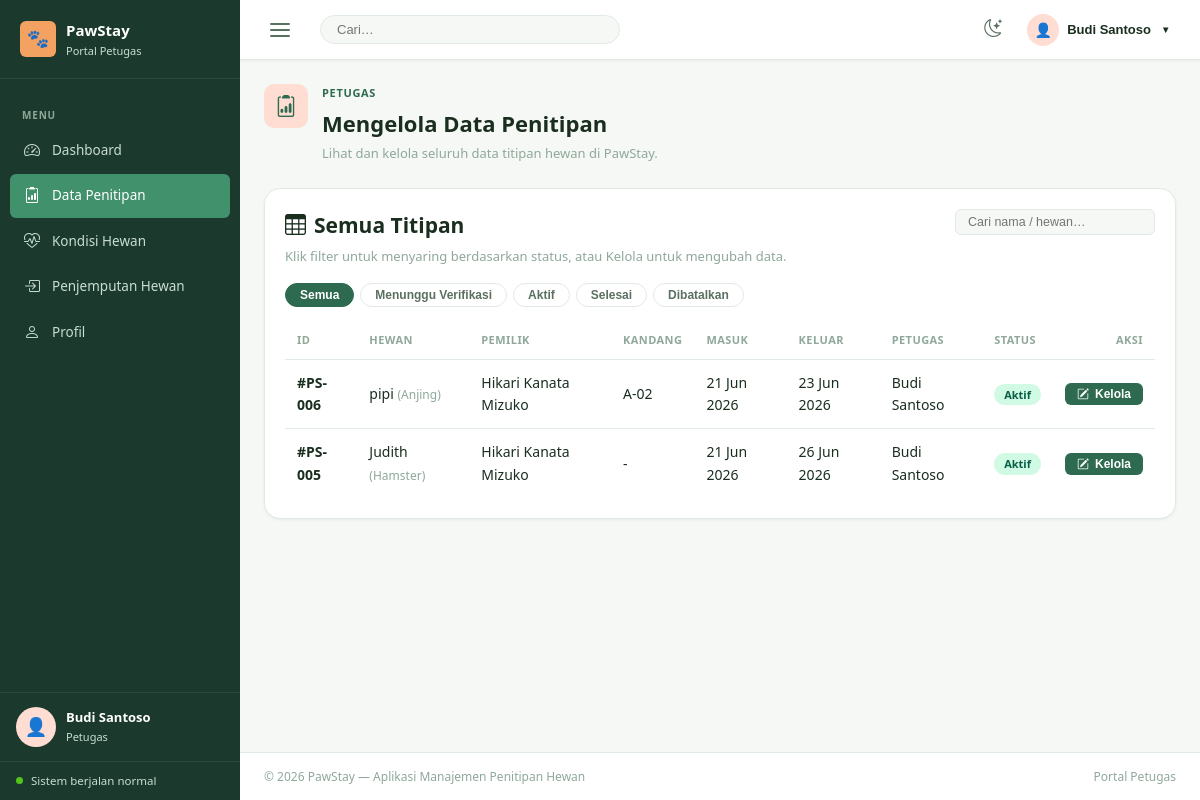
The page /pawstay/petugas-penitipan.php (signed in) on the database its author committed.
### tables this page shows
CREATE TABLE `penitipan` (
  `id_penitipan` int(10) UNSIGNED NOT NULL,
  `id_hewan` int(10) UNSIGNED NOT NULL,
  `id_petugas` int(10) UNSIGNED DEFAULT NULL,
  `tanggal_masuk` date NOT NULL,
  `tanggal_keluar` date DEFAULT NULL,
  `kandang` varchar(20) DEFAULT NULL,
  `status` enum('Menunggu Verifikasi','Aktif','Selesai','Batal') NOT NULL DEFAULT 'Menunggu Verifikasi',
  `catatan` text DEFAULT NULL,
  `terverifikasi_at` datetime DEFAULT NULL,
  `created_at` datetime NOT NULL DEFAULT current_timestamp(),
  `updated_at` datetime NOT NULL DEFAULT current_timestamp() ON UPDATE current_timestamp()
);

CREATE TABLE `hewan` (
  `id_hewan` int(10) UNSIGNED NOT NULL,
  `id_pemilik` int(10) UNSIGNED NOT NULL,
  `nama_hewan` varchar(100) NOT NULL,
  `jenis_hewan` varchar(50) NOT NULL,
  `ras` varchar(100) DEFAULT NULL,
  `umur` int(11) DEFAULT NULL,
  `berat` decimal(5,2) DEFAULT NULL,
  `keterangan` text DEFAULT NULL,
  `foto` varchar(255) DEFAULT NULL,
  `created_at` datetime NOT NULL DEFAULT current_timestamp(),
  `updated_at` datetime NOT NULL DEFAULT current_timestamp() ON UPDATE current_timestamp()
);

CREATE TABLE `pemilik` (
  `id_pemilik` int(10) UNSIGNED NOT NULL,
  `nama_pemilik` varchar(100) NOT NULL,
  `username` varchar(50) NOT NULL,
  `password` varchar(255) NOT NULL,
  `email` varchar(100) NOT NULL,
  `no_telepon` varchar(20) DEFAULT NULL,
  `no_hp` varchar(20) NOT NULL,
  `alamat` text DEFAULT NULL,
  `foto` varchar(255) DEFAULT NULL,
  `created_at` datetime NOT NULL DEFAULT current_timestamp(),
  `updated_at` datetime NOT NULL DEFAULT current_timestamp() ON UPDATE current_timestamp()
);

CREATE TABLE `petugas` (
  `id_petugas` int(10) UNSIGNED NOT NULL,
  `nama_petugas` varchar(100) NOT NULL,
  `username` varchar(50) NOT NULL,
  `password` varchar(255) NOT NULL,
  `email` varchar(100) DEFAULT NULL,
  `no_hp` varchar(20) DEFAULT NULL,
  `jabatan` varchar(50) DEFAULT 'Petugas Penitipan',
  `status` enum('Aktif','Nonaktif') NOT NULL DEFAULT 'Aktif',
  `created_at` datetime NOT NULL DEFAULT current_timestamp(),
  `updated_at` datetime NOT NULL DEFAULT current_timestamp() ON UPDATE current_timestamp()
);

### pawstay/koneksi.php (called while the page is built, shortened)
<?php
try {
    $dsn = sprintf(
        'mysql:host=%s;dbname=%s;charset=%s',
        DB_HOST, DB_NAME, DB_CHARSET
    );
    $pdo = new PDO($dsn, DB_USER, DB_PASS, [
        PDO::ATTR_ERRMODE            => PDO::ERRMODE_EXCEPTION,
        PDO::ATTR_DEFAULT_FETCH_MODE => PDO::FETCH_ASSOC,
        PDO::ATTR_EMULATE_PREPARES   => false,
    ]);
} catch (PDOException $e) {
    http_response_code(500);
    die(json_encode([
        'status'  => 'error',
        'message' => 'Koneksi database gagal. Silakan hubungi administrator.',
        'detail'  => (ini_get('display_errors') ? $e->getMessage() : null),
    ]));
}
function dbFetchAll(string $sql, array $params = []): array
{
    global $pdo;
    $stmt = $pdo->prepare($sql);
    $stmt->execute($params);
    return $stmt->fetchAll();
}

### pawstay/petugas-penitipan.php (the view, shortened to what this page needs)
<?php
require_once 'koneksi.php';
$daftar = dbFetchAll("
  SELECT pt.id_penitipan, pt.tanggal_masuk, pt.tanggal_keluar, pt.kandang, pt.status, pt.catatan,
         h.nama_hewan, h.jenis_hewan, h.ras,
         pm.nama_pemilik, pm.no_hp,
         pg.nama_petugas
  FROM penitipan pt
  JOIN hewan h ON h.id_hewan = pt.id_hewan
  JOIN pemilik pm ON pm.id_pemilik = h.id_pemilik
  LEFT JOIN petugas pg ON pg.id_petugas = pt.id_petugas
  ORDER BY pt.id_penitipan DESC
");
?>
<!DOCTYPE html>
<html lang="id" data-theme="light">
<head>
  <link rel="stylesheet" href="https://cdn.jsdelivr.net/npm/bootstrap-icons@1.11.3/font/bootstrap-icons.min.css">
  <link rel="stylesheet" href="style.css">
</head>
<body>
<?php include 'partials/petugas-header.php'; ?>
      <div class="page-heading">
        <div class="page-heading-copy">
          <span class="page-icon"><i class="bi bi-clipboard2-data"></i></span>
          <div>
            <p class="eyebrow mb-1">Petugas</p>
            <h1 style="font-size:22px;font-weight:700;margin-bottom:2px">Mengelola Data Penitipan</h1>
            <p class="text-muted mb-0" style="font-size:13px">Lihat dan kelola seluruh data titipan hewan di PawStay.</p>
          </div>
        </div>
      </div>
      <div class="panel">
        <div class="panel-header" style="flex-wrap:wrap;gap:12px">
          <div>
            <h2 class="section-title h5 mb-1"><i class="bi bi-table"></i> Semua Titipan</h2>
            <p class="text-muted mb-0" style="font-size:13px">Klik filter untuk menyaring berdasarkan status, atau Kelola untuk mengubah data.</p>
          </div>
          <input class="table-search" type="search" placeholder="Cari nama / hewan…" data-table-search="penitipanTable">
        </div>
        <div class="chip-tabs" data-table-target="penitipanTable">
          <button class="chip active" data-filter="all">Semua</button>
          <button class="chip" data-filter="menunggu verifikasi">Menunggu Verifikasi</button>
          <button class="chip" data-filter="aktif">Aktif</button>
          <button class="chip" data-filter="selesai">Selesai</button>
          <button class="chip" data-filter="batal">Dibatalkan</button>
        </div>
        <div class="table-responsive">
          <table id="penitipanTable">
            <thead>
              <tr>
                <th>ID</th><th>Hewan</th><th>Pemilik</th><th>Kandang</th><th>Masuk</th><th>Keluar</th><th>Petugas</th><th>Status</th><th class="text-end">Aksi</th>
              </tr>
            </thead>
            <tbody>
              <?php if (count($daftar) === 0): ?>
              <tr><td colspan="9" style="text-align:center;padding:40px;color:var(--text-muted);">Belum ada data titipan.</td></tr>
              <?php else: foreach ($daftar as $d):
                $statusMap = [
                  'menunggu verifikasi' => ['label'=>'Menunggu Verifikasi','badge'=>'badge-warning'],
                  'aktif'   => ['label'=>'Aktif',      'badge'=>'badge-success'],
                  'selesai' => ['label'=>'Selesai',     'badge'=>'badge-secondary'],
                  'batal'   => ['label'=>'Dibatalkan',  'badge'=>'badge-danger'],
                ];
                $st = $statusMap[strtolower($d['status'])] ?? ['label'=>$d['status'],'badge'=>''];
              ?>
              <tr data-status="<?= strtolower($d['status']) ?>">
                <td class="fw-semibold">#PS-<?= str_pad($d['id_penitipan'], 3, '0', STR_PAD_LEFT) ?></td>
                <td><?= htmlspecialchars($d['nama_hewan']) ?> <span class="text-muted small">(<?= htmlspecialchars($d['jenis_hewan']) ?>)</span></td>
                <td><?= htmlspecialchars($d['nama_pemilik']) ?></td>
                <td><?= htmlspecialchars($d['kandang'] ?? '-') ?></td>
                <td><?= date('d M Y', strtotime($d['tanggal_masuk'])) ?></td>
                <td><?= $d['tanggal_keluar'] ? date('d M Y', strtotime($d['tanggal_keluar'])) : '-' ?></td>
                <td><?= htmlspecialchars($d['nama_petugas'] ?? '-') ?></td>
                <td><span class="badge <?= $st['badge'] ?>"><?= $st['label'] ?></span></td>
                <td class="text-end">
                  <button type="button" class="btn btn-primary btn-sm" data-bs-toggle="modal" data-bs-target="#modalKelola<?= $d['id_penitipan'] ?>">
                    <i class="bi bi-pencil-square"></i> Kelola
                  </button>
                </td>
              </tr>
              <?php endforeach; endif; ?>
            </tbody>
          </table>
        </div>
      </div>
<?php include 'partials/petugas-footer.php'; ?>

### pawstay/style.css (style rules this page uses)
:root { --brand-primary: #2D6A4F; --brand-primary-light: #40916C; --brand-accent: #F4A261; --brand-accent-light: #FFDDD2; --bg-body: #F6F8F5; --bg-surface: #FFFFFF; --bg-sidebar: #1B3A2D; --bg-sidebar-hover: #2D6A4F; --bg-sidebar-active: #40916C; --text-primary: #1A2E1F; --text-secondary: #5A7060; --text-muted: #8FA89A; --text-sidebar: #C8DDD1; --text-sidebar-active: #FFFFFF; --border-color: #E2EAE5; --radius-sm: 6px; --radius-md: 10px; --radius-lg: 16px; --shadow-sm: 0 1px 3px rgba(0,0,0,.06); --shadow-md: 0 4px 16px rgba(0,0,0,.08); --sidebar-w: 240px; --navbar-h: 60px; --success: #2D6A4F; --warning: #F4A261; --danger: #E63946; --info: #457B9D; }
*, *::before, *::after { box-sizing: border-box; margin: 0; padding: 0; }
body { font-family: 'Segoe UI', system-ui, sans-serif; background: var(--bg-body); color: var(--text-primary); font-size: 14px; line-height: 1.6; }
.page-heading { display: flex; align-items: flex-start; justify-content: space-between; flex-wrap: wrap; gap: 12px; margin-bottom: 24px; }
.page-heading-copy { display: flex; align-items: flex-start; gap: 14px; }
.page-icon { width: 44px; height: 44px; background: var(--brand-accent-light); border-radius: var(--radius-md); display: flex; align-items: center; justify-content: center; font-size: 22px; flex-shrink: 0; color: var(--brand-primary); }
.eyebrow { font-size: 11px; font-weight: 700; text-transform: uppercase; letter-spacing: .06em; color: var(--brand-primary); }
.panel { background: var(--bg-surface); border: 1px solid var(--border-color); border-radius: var(--radius-lg); padding: 20px; box-shadow: var(--shadow-sm); }
.panel-header { display: flex; align-items: flex-start; justify-content: space-between; gap: 12px; margin-bottom: 16px; flex-wrap: wrap; }
.section-title { display: flex; align-items: center; gap: 8px; color: var(--text-primary); font-weight: 600; }
.mb-0 { margin-bottom: 0; }
.mb-1 { margin-bottom: 4px; }
.text-end { text-align: right; }
.text-muted { color: var(--text-muted) !important; }
.fw-semibold { font-weight: 600; }
.small { font-size: 12px; }
.badge { display: inline-block; padding: 2px 10px; border-radius: 20px; font-size: 11px; font-weight: 700; }
.badge-success { background: #D1FAE5; color: #065F46; }
.btn { display: inline-flex; align-items: center; gap: 6px; padding: 7px 16px; border-radius: var(--radius-sm); border: none; cursor: pointer; font-size: 13px; font-weight: 600; transition: opacity .15s, background .15s; }
.btn-primary { background: var(--brand-primary); color: #fff; }
.btn-sm { padding: 4px 12px; font-size: 12px; }
table { width: 100%; border-collapse: collapse; }
thead th { padding: 10px 12px; font-size: 11px; font-weight: 700; text-transform: uppercase; letter-spacing: .04em; color: var(--text-muted); border-bottom: 1px solid var(--border-color); text-align: left; }
tbody td { padding: 12px; border-bottom: 1px solid var(--border-color); vertical-align: middle; }
tbody tr:last-child td { border-bottom: none; }
.table-responsive { overflow-x: auto; }
.table-search { border: 1px solid var(--border-color); border-radius: var(--radius-sm); padding: 5px 12px; font-size: 12.5px; background: var(--bg-body); color: var(--text-primary); width: 200px; }
.chip-tabs { display: flex; gap: 6px; flex-wrap: wrap; margin-bottom: 14px; }
.chip { padding: 4px 14px; border-radius: 20px; font-size: 12px; font-weight: 600; border: 1px solid var(--border-color); background: none; cursor: pointer; color: var(--text-secondary); transition: all .15s; }
.chip.active, .chip:hover { background: var(--brand-primary); color: #fff; border-color: var(--brand-primary); }

### rows shown on the page
penitipan: id_penitipan "006", id_hewan.nama_hewan "pipi", id_hewan.jenis_hewan "Anjing", pemilik.nama_pemilik "Hikari Kanata Mizuko", kandang "A-02", tanggal_masuk "21 Jun 2026", tanggal_keluar "23 Jun 2026", id_petugas.nama_petugas "Budi Santoso", status "Aktif"
penitipan: id_penitipan "005", id_hewan.nama_hewan "Judith", id_hewan.jenis_hewan "Hamster", pemilik.nama_pemilik "Hikari Kanata Mizuko", kandang "-", tanggal_masuk "21 Jun 2026", tanggal_keluar "26 Jun 2026", id_petugas.nama_petugas "Budi Santoso", status "Aktif"

### other values the page prints
$namaPetugas "Budi Santoso"
